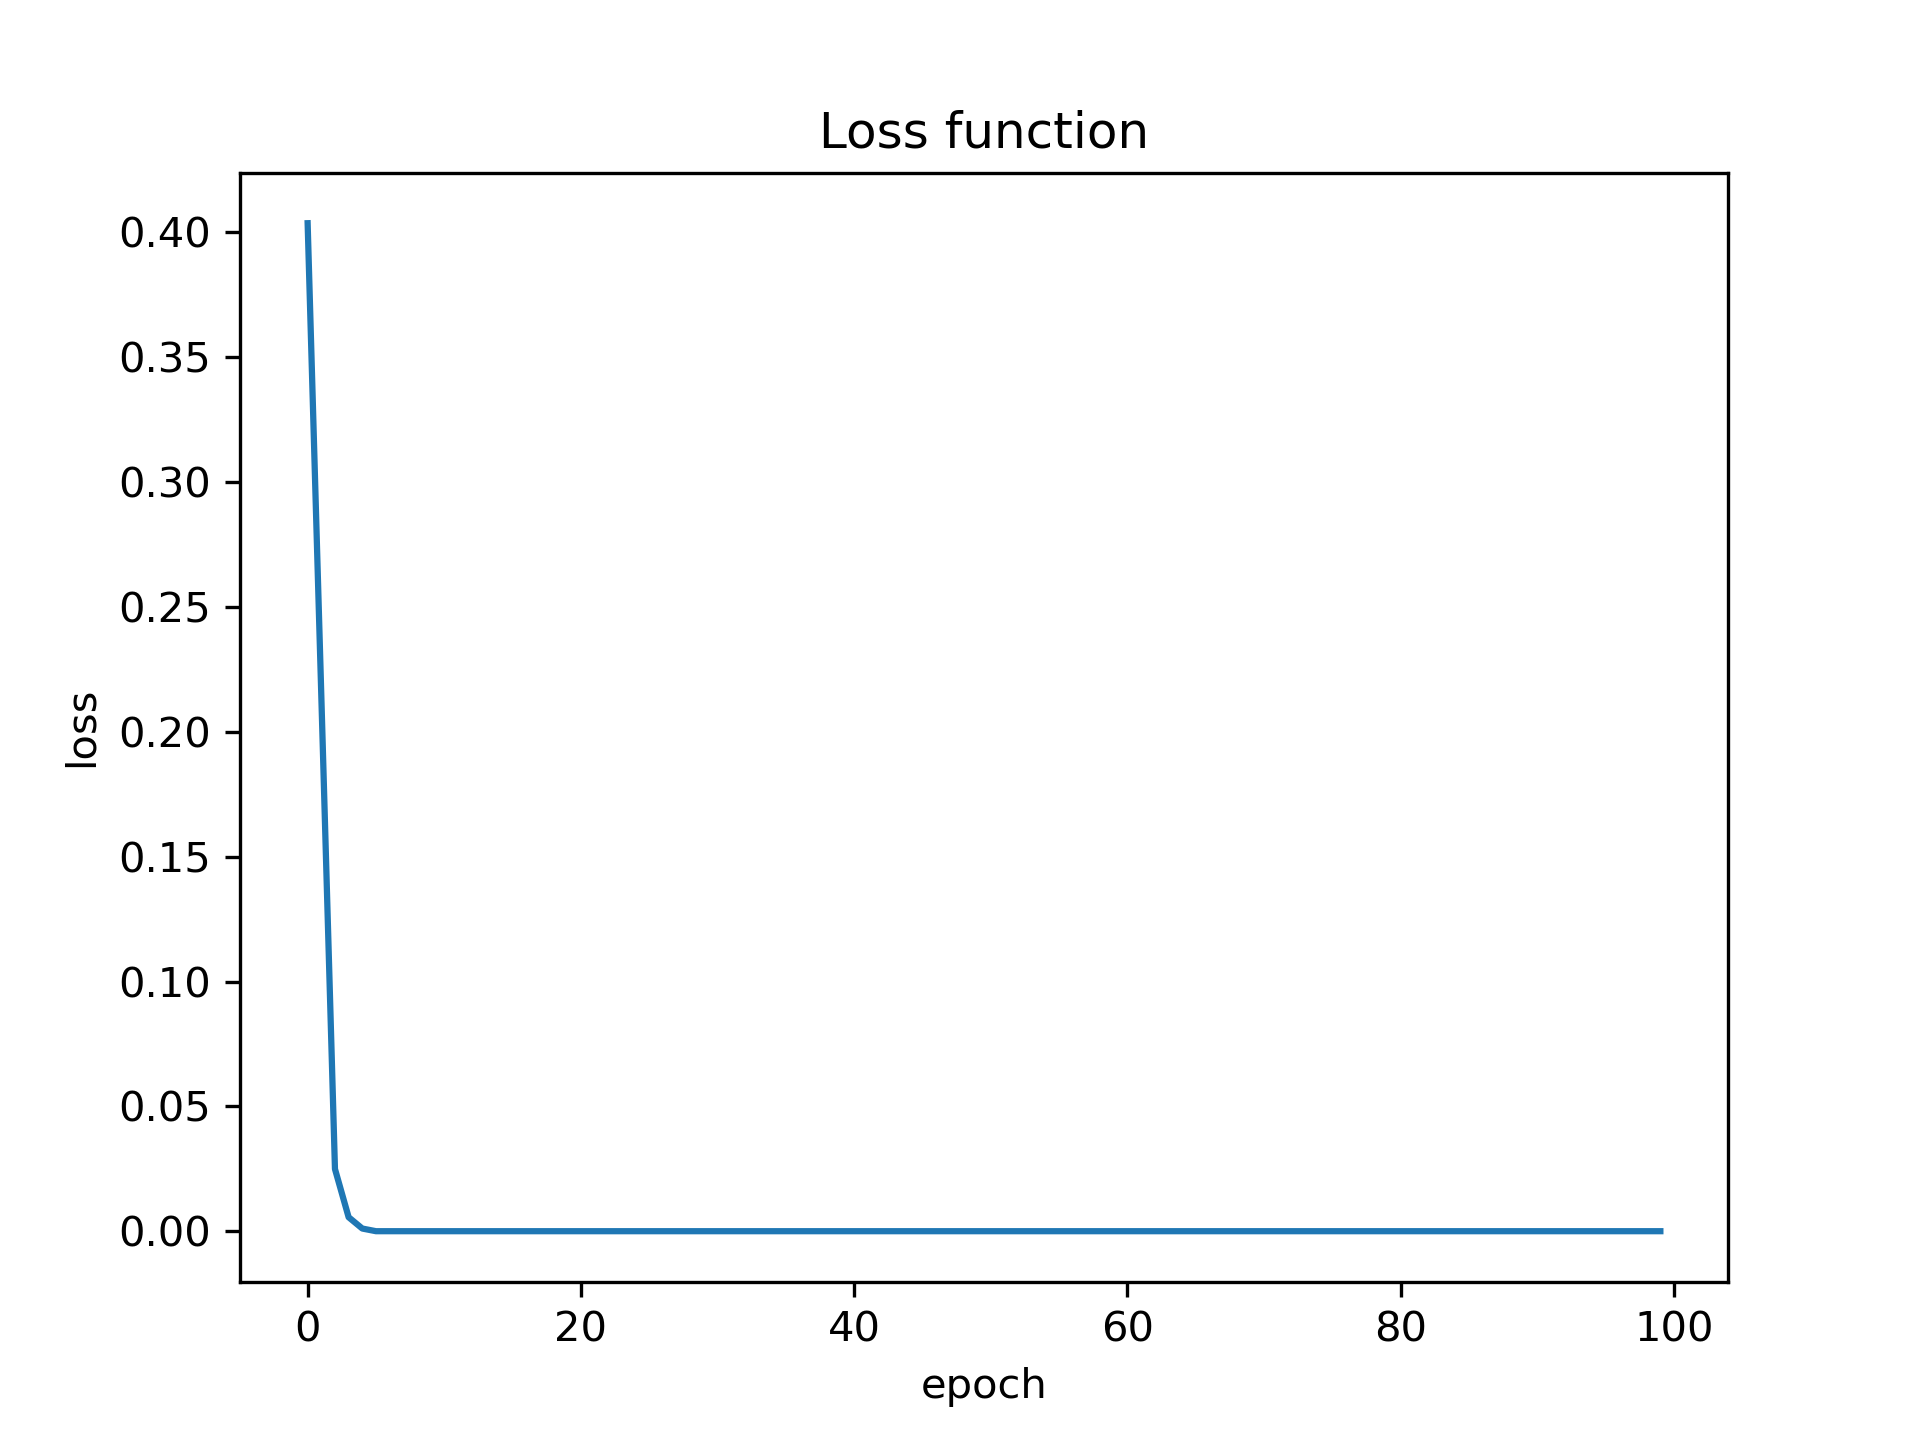

Source code (Python):
import torch # Deep Learning env
import model # Neural network
import numpy as np # Counting
import cv2 # Data processing
from matplotlib import pyplot as plt # Plot



# To read file
f = open('./mnist/train_data.csv', 'r')

# 一次讀取每一行資料 
train_data = f.readlines()

# 讀完關閉
f.close()

# 訓練資料的長度，共1500筆
data_len = len(train_data)

# 訓練10次
epochs = 100

# 一個batch有100筆資料
batch = 100

# Learning rate
lr = 0.001

# 每一次要處理的資料量，以//令結果不會有float
batch_size = data_len//batch 

# LeNet model
net = model.Lenet()

# 使用Adam optimizer調整model參數讓Loss愈來愈小
opti = torch.optim.Adam(net.parameters(), lr=0.001)

# 每一個batch皆有9個0和1個1組成的array，以表示圖片的target
# torch.zeros：產生一組只有0和1矩陣
target = torch.zeros(batch, 10)

# (每一批輸入的batch數, 通道：1, 高：28 px, 寬：28 px）
model_input = torch.zeros(batch, 1, 28, 28)



 # 引用另一個.py需使用
if __name__ == '__main__': 

    train_loss = []

    # 訓練次數
    for i in range(epochs): 

        losses = []


        # 打散data_len的batch排列
        shuffled_batch = np.random.permutation(data_len) 

        

        # 要處理的資料量(15批)
        for j in range(batch_size):


            # 一批資料量的筆數(100筆)
            for k in range(batch):

                # j*batch：訓練幾次，k：100張之中的第幾張，二者相加即為當下總數
                a = j*batch+k 

                # 從資料夾讀圖片，要訓練的資料為打散過後的
                # 型態：「./Test/train_ 0.jpg 5」以.split('')區分空格左邊圖片路徑為[0]，右邊圖片編號為[1]
                r_img = cv2.imread('./mnist/' + train_data[shuffled_batch[a]].split(' ')[0], cv2.IMREAD_GRAYSCALE)

                # 在100張的第k張裡，輸入[0]，如此才是路徑對應的圖片。再用torch.from_numpy把讀到的圖片array轉成tensor
                model_input[k, 0] = torch.from_numpy(r_img)

                # 圖片的target則是輸入[1]，.split('')的圖片編號
                target[k, int(train_data[shuffled_batch[a]].split(' ')[1])] = 1


            # Loss function ((prediction_y - y)**2).mean()
            y = net(model_input)
            loss = ((y - target)**2).mean()



            
            # 歸零
            opti.zero_grad()


            # 反向傳播，計算當前loss的梯度
            loss.backward()

            
            # 根據loss梯度更新一個參數
            opti.step()
			
            # 取得每一次loss後的值
            losses.append(loss.item())
        
        # The average of loop i
        train_loss.append(np.mean(losses))
                              
   

    print(f' epoch: {epochs}\n batch size: {batch_size}\n loss: {loss}')

       
  
    plt.plot(list(range(epochs)), train_loss)
    plt.title('Loss function')
    plt.ylabel('loss')
    plt.xlabel('epoch')
    plt.savefig('./loss_values/loss_values_w.png', dpi=300)
    plt.show()
